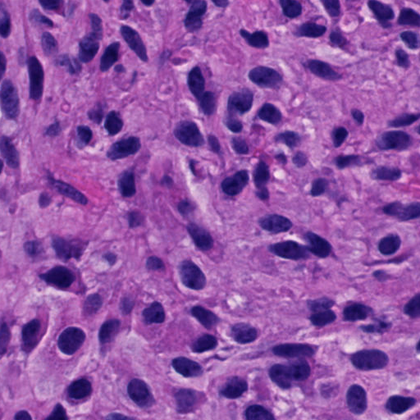
%> input picture data/512image/01.tif, 420 x 420 px, shrunk from 512 x 512 before the run; its folder holds only this picture in this run
$ octave --eval "getSeeds_old;"   (GNU Octave 9; MATLAB toolbox functions it lacks are replaced by stand-ins)
%> lines starting %> are read from the running program, lines starting %| are printed output that depends on the picture; in (x1, y1, x2, y2) boxes, pixels count from 0 and x2, y2 are one past the last pixel; in counts of white or black regions, pixels touching at a corner belong together; the program's own positions count from 1
### ColorDeconvolution_FullNewVer.m
%% H&E stain deconvolution
function [intensity, colorStainImages] = ColorDeconvolution_FullNewVer(I, M, stains)
%Aug 8, 2013: 1) correct errors in the original implementation
%             2) output color image for each stain
%
%Deconvolves multiple stains from RGB image I, given stain matrix 'M'.
%inputs:
%I - an MxNx3 RGB image in uint8 form range [0 - 255].
%M - a 3x3 matrix containing the color vectors in columns. For two stain images
%    the third column is zero.  Minumum two nonzero columns required.
%stains - a logical 3-vector indicating which output channels to produce.
%           Each element corresponds to the respective column of M.  Helps
%           reduce memory footprint when only one output stain is required.
%output:
%intensity - an MxNxsum(stains) intensity image in uint8 form range [0 - 255].  Each
%         channel is a stain intensity.  Channels are ordered same as
%         columns of 'M'.

%example inputs:
% M =[0.650 0.072 0;  %H&E 2 color matrix
%  0.704 0.990 0;
%  0.286 0.105 0];
%M = [0.29622945 0.47740915 0.72805583; %custom user H&E
%     0.82739717 0.7787432 0.001;
%    0.4771394  0.40698838 0.6855175];
%
%    Hemat  DAB  red_marker
%M = [0.650 0.368 0.103;...   %Red
%     0.704 0.570 0.696;...   %Green
%     0.286 0.731 0.711];     %Blue

for i = 1:3 %normalize stains
   if(norm(M(:,i), 2))
       M(:,i) = M(:,i)/norm(M(:,i));
   end
end

if(norm(M(:,3), 2) == 0) %only two colors specified
   if ((M(1,1)^2 + M(1,2)^2) > 1)
       M(1,3) = 0;
   else
       M(1,3) = sqrt(1 - (M(1,1)^2 + M(1,2)^2));
   end

   if ((M(2,1)^2 + M(2,2)^2) > 1)
       M(2,3) = 0;
   else
       M(2,3) = sqrt(1 - (M(2,1)^2 + M(2,2)^2));
   end

   if ((M(3,1)^2 + M(3,2)^2) > 1)
       M(3,3) = 0;
   else
       M(3,3) = sqrt(1 - (M(3,1)^2 + M(3,2)^2));
   end

   M(:,3) = M(:,3)/norm(M(:,3));
end


Q = inv(M);
%DELETE%Q = single(Q(logical(stains),:));

%convert from intensity to Optical Density (OD)
y_OD =deconvolution_normalize(single(im2vec(I)));

%Amount of stains
C = Q * y_OD;

%convert from OD to intensity
channels = deconvolution_denormalize(C);

%reshape back to an image
m = size(I,1); n = size(I,2);
intensity = uint8(zeros(m, n, sum(stains)));
for i = 1:sum(stains)
   intensity(:,:,i) = reshape(uint8(channels(i,:)), [m n]);
end

%generate color image associated with individual stains
colorStainImages = cell(1, sum(stains));
for i = 1:sum(stains)
   temp = uint8(zeros(m, n, sum(stains)));

   stain_OD = M(:,i)*C(i,:);
   stain_RGB = deconvolution_denormalize(stain_OD);

   temp(:,:,1) = reshape(uint8(stain_RGB(1,:)), [m n]);
   temp(:,:,2) = reshape(uint8(stain_RGB(2,:)), [m n]);
   temp(:,:,3) = reshape(uint8(stain_RGB(3,:)), [m n]);

   colorStainImages{i} = temp;
end


end

function vec = im2vec(I)
%converts color image to 3 x MN matrix

M = size(I,1);
N = size(I,2);

if(size(I,3) == 3)
    vec = [I(1:M*N); I(M*N+1:2*M*N); I(2*M*N+1:3*M*N)];
elseif(size(I,3) == 1)
    vec = [I(:)];
else
    vec = [];
end

vec = double(vec);

end


function normalized = deconvolution_normalize(data)
%Normalize raw color values according to Rufriok and Johnston's color
%deconvolution scheme.
%data - 3 x N matrix of raw color vectors (type double or single)
%normalized - 3 x N matrix of normalized color vectors (type double or
%single)

%normalized = -(255*log((data + 1)/255))/log(255); %not necessary to normalize to 0~255

normalized = (-1)*log( (data+eps)/255 );

end

function denormalized = deconvolution_denormalize(data)
%de-normalize raw color values according to Rufriok and Johnston's color
%deconvolution scheme.
%data - 3 x N matrix of raw color vectors (type double or single)
%denormalized - 3 x N matrix of normalized color vectors (type double or
%single)

%denormalized = exp(-(data - 255)*log(255)/255); %old implementation

denormalized = exp(-data)*255;

end

### Hessian2D.m
function [Dxx,Dxy,Dyy] = Hessian2D(I,Sigma)
%by Dirk-Jan Kroon

if nargin < 2, Sigma = 1; end

% Make kernel coordinates
[X,Y]   = ndgrid(-round(3*Sigma):round(3*Sigma));

% Build the gaussian 2nd derivatives filters
DGaussxx = 1/(2*pi*Sigma^4) * (X.^2/Sigma^2 - 1) .* exp(-(X.^2 + Y.^2)/(2*Sigma^2));
DGaussxy = 1/(2*pi*Sigma^6) * (X .* Y)           .* exp(-(X.^2 + Y.^2)/(2*Sigma^2));
DGaussyy = DGaussxx';

Dxx = imfilter(I,DGaussxx,'conv');
Dxy = imfilter(I,DGaussxy,'conv');
Dyy = imfilter(I,DGaussyy,'conv');

### getSeeds_old.m
function getSeeds_old(inputFileName)

%process all .bmp images
if nargin==0
    dataPath = 'E:\Research\Code\sparse shape prior\data\512image\';

    inputFileName = dir([dataPath '*.tif']);
    inputFileName = {inputFileName.name}.';

    % [4 lines of commented-out code are left out]

    for i = 1:length(inputFileName)
        fprintf('Image %d (%s) is processed... \n', i, inputFileName{i});
        getSeeds_old([dataPath  inputFileName{i}]);
%> in getSeeds_old, I is the input picture: size 420x420x3 uint8; mean R, G, B 145.8, 85.4, 164.5
    end
    return;
end


close all;
imtool close all;
warning('off', 'all');
clc;

%load image
I=imread(inputFileName);


%define OD matrix; each column is associated with one stain (i.e. Hematoxylin, Eosin, and red_marker)
%        Hemat      Eosin    Null
stains =[0.554688  0.380814  0;...   %Red
         0.781334  0.87215   0;...   %Green
         0.286075  0.307141  0];     %Blue
% stains =[0.554688  0.380814  0.13193;...   %Red
%          0.781334  0.87215   0.900097;...   %Green
%          0.286075  0.307141  0.415234];     %Blue
% stains =[0.554688  0.380814  0.191667;...   %Red
%          0.781334  0.87215   0.862937;...   %Green
%          0.286075  0.307141  0.46755];     %Blue

%calculate stain intensities using color deconvolution
[Deconvolved, colorImage] = ColorDeconvolution_FullNewVer(I, stains, [true true true]);
%> after the loop in ColorDeconvolution_FullNewVer, `for i = 1:sum(stains)`:
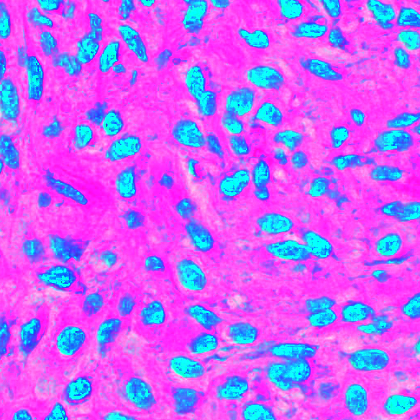
%> intensity: size 420x420x3 uint8; mean R, G, B 197.1, 100.8, 246.6
%> after the loop in ColorDeconvolution_FullNewVer, `for i = 1:sum(stains)`:
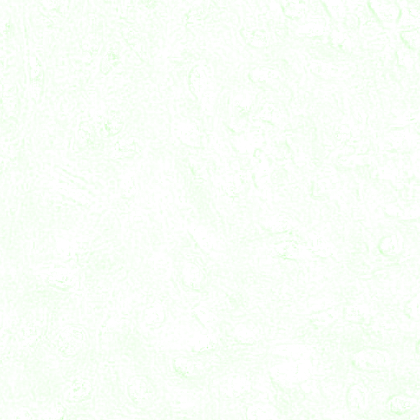
%> temp: size 420x420x3 uint8; mean R, G, B 249.6, 255, 248.4
%> after the loop in ColorDeconvolution_FullNewVer, `for i = 1:sum(stains)`: colorStainImages = 3 items
Hemat = Deconvolved(:,:,1);
Eosin = Deconvolved(:,:,2);
%HematColor = colorImage{1};
%EosinColor = colorImage{2};

%figure;imshow(I,[]);
%figure;imshow(HematColor,[]);
%figure;imshow(EosinColor,[]);
%figure;imshow(Hemat,[]);
%figure;imshow(Eosin,[]);


%complement and smooth image
sigma=5; %important!
G = fspecial('gaussian',round(3*sigma)*2+1,sigma); % Gaussian kernel
h = imcomplement(Hemat);
f = conv2(h, G, 'same');
%[fx, fy] = gradient(f);
%edge_canny = edge(f,'canny');


%morphological reconstruction
uint8f = uint8(f);
marker = imopen(uint8f, strel('disk',10));
recon = imreconstruct(marker,uint8f, 8);
dif = uint8f - recon;
% [18 lines of commented-out code are left out]
vote = zeros(size(dif));
for sigma = 3:0.3:10;
%for sigma = 3:0.3:15
%for sigma = 2:0.3:10
[fxx,fxy,fyy] = Hessian2D(double(dif), sigma);
fxx = (sigma^2)*fxx;
fxy = (sigma^2)*fxy;
fyy = (sigma^2)*fyy;

tmp = sqrt((fxx - fyy).^2 + 4*fxy.^2);
Lambda1 = 0.5*(fxx + fyy + tmp);
%Lambda2 = 0.5*(fxx + fyy - tmp);
TF = Lambda1 < 0;
vote(TF) = vote(TF) + 1;
end

%imshow(vote,[]); axis ij;
%surf(vote); axis ij; colormap jet;


%otusu thresholding
level = graythresh(uint8f);
otsuBW = im2bw(uint8f, level);
minOtsuA = 150;
otsuBW = bwareaopen(otsuBW, minOtsuA, 8);


%peak detection on voting map (merge by connection and distance)
minD = 18;
minA = 20;
alpha = 10;

v = sort(unique(vote(:)),'descend');

vnorm = (flipud(v) - v(end))/(v(1)-v(end)); %normalize [vmax, vmin] to [0, 1]
peaks = []; %peaks(x, y);
for i = 1:length(v)
    a = vote >= v(i);
    L = bwlabel(a, 8);
    c = regionprops(L, 'Area', 'Centroid');
    d = round(reshape([c.Centroid], 2,length(c))');
    d = max(1, d);
    d(:,1) = min(size(vote,2), d(:,1));
    d(:,2) = min(size(vote,1), d(:,2));
    otsuTF = otsuBW((d(:,1)-1)*size(vote,1)+d(:,2))';
    b = ismember(L, find( otsuTF & ([c.Area]>(minA+exp(alpha*vnorm(i)))) ) );
    %b = ismember(L, find([c.Area]> max(20, minA-2*v(i))) );

    L = bwlabel(b, 8);
    c = regionprops(L, 'Centroid');
    cand_length = length(c);
    fprintf('new %d center candidates at voting threshold: %d\n', cand_length, v(i));

    if ~isempty(peaks)  %merge by connection
        removeL = L((peaks(:,1)-1) * size(vote,1) + peaks(:,2));
        removeTF = ismember(1:max(L(:)), removeL);
        c(removeTF) = [];
        fprintf('reduce %d centers covered by connected component of upper level centers:\n', sum(removeTF));
    else
        removeTF = [];
    end


    c = reshape([c.Centroid], 2,length(c))';
    c = round(c);
    c = max(1, c);
    c(:,1) = min(size(vote,2), c(:,1));
    c(:,2) = min(size(vote,1), c(:,2));

    c = [peaks; c];
    dist_length = 0;
    while true %merge by distance metric

        D = pdist(c,'euclidean');
        if all(D>minD)
            break;
        end

        D = squareform(D);
        mergeTF = (D<=minD) ;
        ind = ([1:size(D,1)]-1)*size(D,1) + [1:size(D,1)];
        mergeTF(ind) = true; %diagonal entries of D == 0, thus needs to be set to true mannually


        TF = false(1,size(D,2));
        for j = 1:size(D,1)-1

            lineTF = [false(1, j) mergeTF(j, j+1:end)];
            if any(TF&lineTF)
               continue;
            end

            TF = TF | lineTF;
        end
        c(TF',:) = [];
        fprintf('reduce %d centers by distance metric: minD=%d\n', sum(TF), minD);
        dist_length = dist_length + sum(TF);

        %imshow(dif,[]); hold on;
        %scatter(c(:,1), c(:,2), 100, 'g+');
    end


    orig_length = size(peaks,1);
    peaks = c;
    fprintf(['After voting threshold %d: '...
            '%d(original)+%d(new candidate)-%d(connection)-%d(distance)=%d\n\n'],...
             v(i), orig_length, cand_length, sum(removeTF), dist_length, size(peaks,1));
    if (orig_length+cand_length-sum(removeTF)-dist_length)~=size(peaks,1)
            error('center number does not match: orig_length+cand_length-sum(removeTF)-dist_length=%d; size(peaks)=%d',...
                  orig_length+cand_length-sum(removeTF)-dist_length, size(peaks,1) );
    end

end

%peaks(bottom+1:end, :) = [];
figure, imshow(I,[]); hold on;
scatter(peaks(:,1), peaks(:,2), 100, 'g+');
resultPath = 'E:\Research\Code\sparse shape prior\data\seed_detection_result\';
resultFileName = inputFileName(end-5:end);
imwrite(I,[resultPath resultFileName],'tif');
% saveas(gcf,[resultPath resultFileName],'tif');
save([resultPath resultFileName '.mat'],'peaks');
% [7 lines of commented-out code are left out]

end
%> after the loop in getSeeds_old (call 2), `for sigma = 3:0.3:10;`:
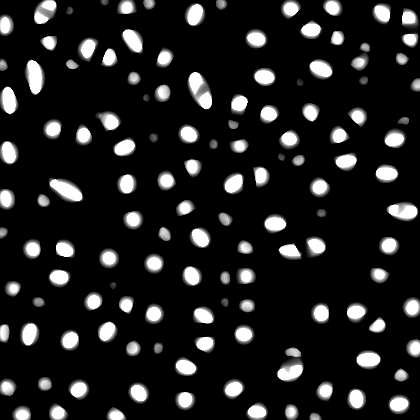
%> vote: size 420x420 double; min 0, max 24, mean 3.1; drawn with min black and max white
%> in getSeeds_old (call 2), `level = graythresh(uint8f);`: level = 0.325
%> in getSeeds_old (call 2), `otsuBW = im2bw(uint8f, level);`: otsuBW: size 420x420 logical; 26.7% white; 70 white regions (2 under 20 px), largest, box (x1, y1, x2, y2) and area: (30, 0, 147, 75) 3479, (223, 65, 282, 157) 2708, (258, 212, 333, 267) 2218
%> in getSeeds_old (call 2), `otsuBW = bwareaopen(otsuBW, minOtsuA, 8);`:
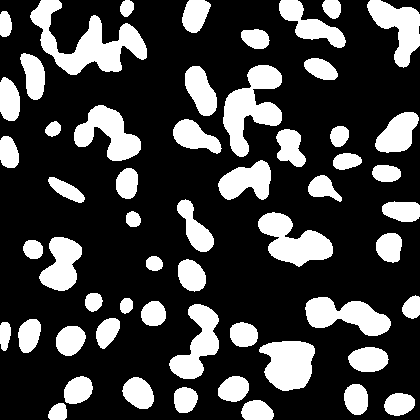
%> otsuBW: size 420x420 logical; 26.1% white; 56 white regions, largest, box (x1, y1, x2, y2) and area: (30, 0, 147, 75) 3479, (223, 65, 282, 157) 2708, (258, 212, 333, 267) 2218
%> in getSeeds_old (call 2), `v = sort(unique(vote(:)),'descend');`: v = 25 values, max 24 at index 1, min 0 at index 25, mean 12
%> in getSeeds_old (call 2), `vnorm = (flipud(v) - v(end))/(v(1)-v(end));`: vnorm = 25 values from 0 to 1
%> the loop in getSeeds_old (call 2), `for i = 1:length(v)` made 25 passes
%> (cand_length, removeTF, orig_length) on pass 16: (1, true, 81)
%> (cand_length, removeTF, orig_length) on pass 15: (5, [true true true true true], 81)
%> (printed output is left out)
%> pass 1, in getSeeds_old (call 2), `L = bwlabel(b, 8);`:
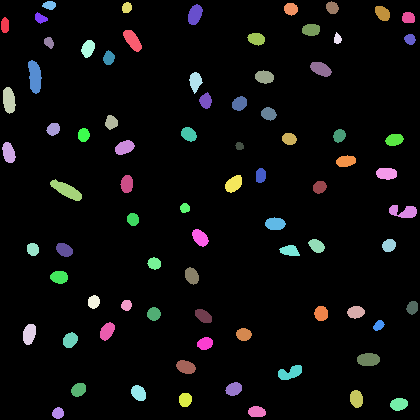
%> L: size 420x420 double; 80 distinct labels, from 0 to 79; one colour per label, 0 black
%> after the loop in getSeeds_old (call 2), `for i = 1:length(v)`:
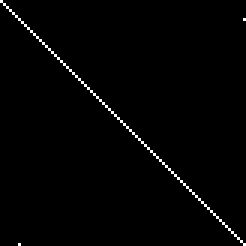
%> mergeTF: size 82x82 logical (shown 3 times larger); 1.2% white in thin lines or dots
%> after the loop in getSeeds_old (call 2), `for i = 1:length(v)`: c = 81 rows, first 12: [6 26; 9 153; 10 101; 30 335; 33 250; 35 77; 41 19; 50 43; 54 130; 67 191; 60 278; 59 414]; removeL = 81 values from 0 to 0
%> in getSeeds_old, `getSeeds_old([dataPath  inputFileName{i}]);`:
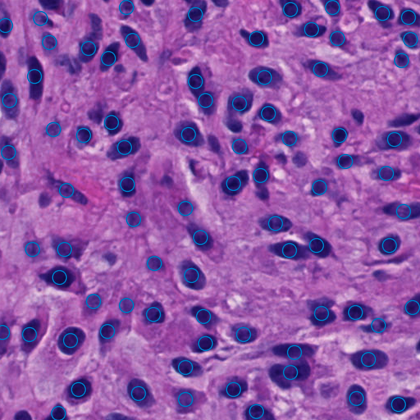
%> figure redrawn from the program's plot data

$ run again, on data/512image/05.tif
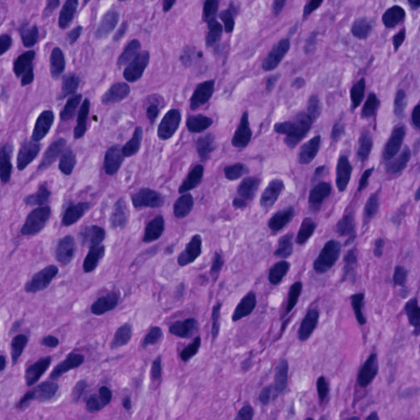
%> input picture data/512image/05.tif, 420 x 420 px, shrunk from 512 x 512 before the run
%> in getSeeds_old, I is the input picture: size 420x420x3 uint8; mean R, G, B 131.6, 83.9, 160
%> after the loop in ColorDeconvolution_FullNewVer, `for i = 1:sum(stains)`: colorStainImages = 3 items
%> level = 0.447
%> in getSeeds_old (call 2), `otsuBW = bwareaopen(otsuBW, minOtsuA, 8);`:
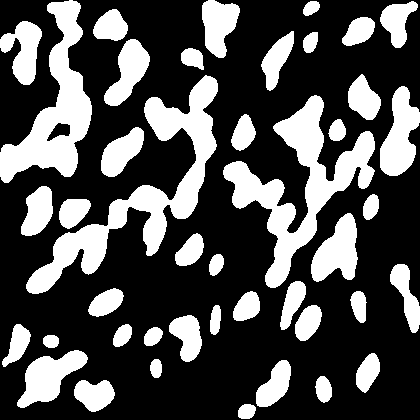
%> otsuBW: size 420x420 logical; 31.2% white; 43 white regions, largest, box (x1, y1, x2, y2) and area: (26, 75, 218, 294) 8931, (223, 95, 375, 288) 8533, (0, 0, 92, 183) 6497
%> v = 25 values, max 24 at index 1, min 0 at index 25, mean 12
%> vnorm = 25 values from 0 to 1
%> the loop in getSeeds_old (call 2), `for i = 1:length(v)` made 25 passes
%> (cand_length, removeTF, orig_length) on passes 15 to 16: (8, [true true true true true true true true], 84), (2, [true true], 84)
%> (printed output is left out)
%> after the loop in getSeeds_old (call 2), `for i = 1:length(v)`: c = 84 rows, first 12: [7 43; 8 163; 20 344; 25 67; 29 154; 30 36; 39 219; 38 372; 44 280; 41 201; 46 390; 45 124]; removeL = 84 values from 0 to 0
%> in getSeeds_old, `getSeeds_old([dataPath  inputFileName{i}]);`:
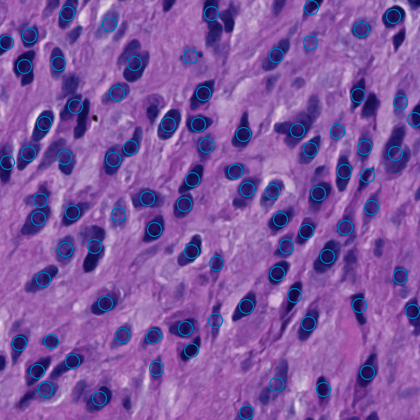
%> figure redrawn from the program's plot data

$ run again, on data/512image/06.tif
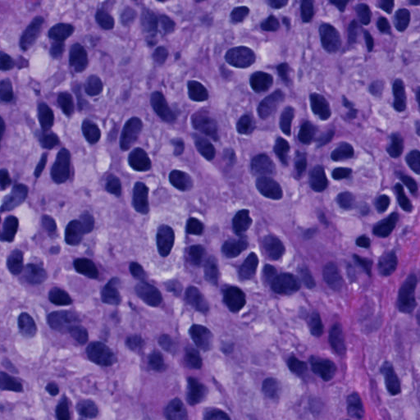
%> input picture data/512image/06.tif, 420 x 420 px, shrunk from 512 x 512 before the run
%> in getSeeds_old, I is the input picture: size 420x420x3 uint8; mean R, G, B 118.1, 84.4, 157.3
%> after the loop in ColorDeconvolution_FullNewVer, `for i = 1:sum(stains)`: colorStainImages = 3 items
%> level = 0.616
%> in getSeeds_old (call 2), `otsuBW = bwareaopen(otsuBW, minOtsuA, 8);`:
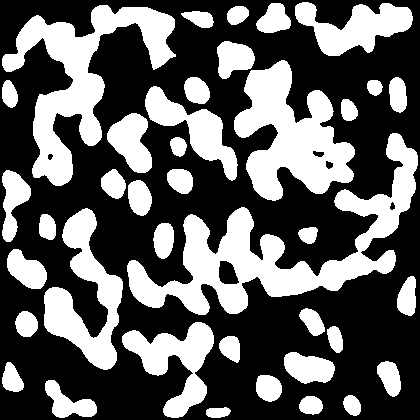
%> otsuBW: size 420x420 logical; 37.8% white; 39 white regions, largest, box (x1, y1, x2, y2) and area: (127, 133, 418, 315) 13882, (2, 5, 176, 186) 10051, (234, 60, 355, 201) 8980
%> v = 25 values, max 24 at index 1, min 0 at index 25, mean 12
%> vnorm = 25 values from 0 to 1
%> the loop in getSeeds_old (call 2), `for i = 1:length(v)` made 25 passes
%> (cand_length, removeTF, orig_length) on pass 15: (6, [true true true true true true], 106)
%> (printed output is left out)
%> after the loop in getSeeds_old (call 2), `for i = 1:length(v)`: c = 106 rows, first 12: [10 95; 11 63; 10 229; 12 382; 18 193; 17 266; 27 325; 31 34; 34 274; 45 116; 46 138; 48 227]; removeL = 106 values from 0 to 0
%> in getSeeds_old, `getSeeds_old([dataPath  inputFileName{i}]);`:
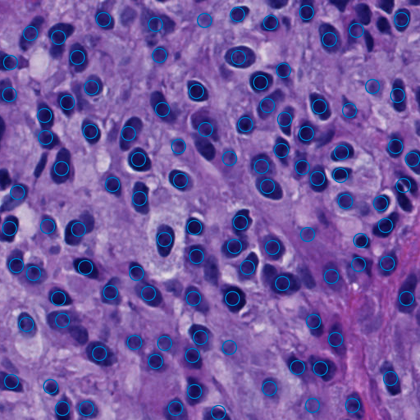
%> figure redrawn from the program's plot data

$ run again, on data/512image/07.tif
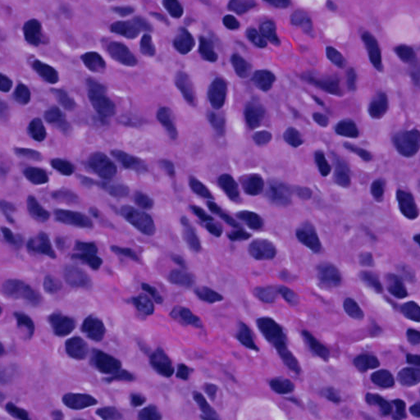
%> input picture data/512image/07.tif, 420 x 420 px, shrunk from 512 x 512 before the run
%> in getSeeds_old, I is the input picture: size 420x420x3 uint8; mean R, G, B 132.6, 76.9, 159
%> after the loop in ColorDeconvolution_FullNewVer, `for i = 1:sum(stains)`: colorStainImages = 3 items
%> level = 0.396
%> v = 25 values, max 24 at index 1, min 0 at index 25, mean 12
%> vnorm = 25 values from 0 to 1
%> the loop in getSeeds_old (call 2), `for i = 1:length(v)` made 25 passes
%> (otsuTF, cand_length, removeTF, orig_length) on pass 25: (true, 1, true, 94)
%> (printed output is left out)
%> after the loop in getSeeds_old (call 2), `for i = 1:length(v)`: c = 94 rows, first 12: [9 375; 8 211; 12 238; 16 411; 24 292; 21 94; 25 321; 33 33; 36 176; 38 211; 38 130; 43 246]; removeL = 94 values from 1 to 1
%> in getSeeds_old, `getSeeds_old([dataPath  inputFileName{i}]);`:
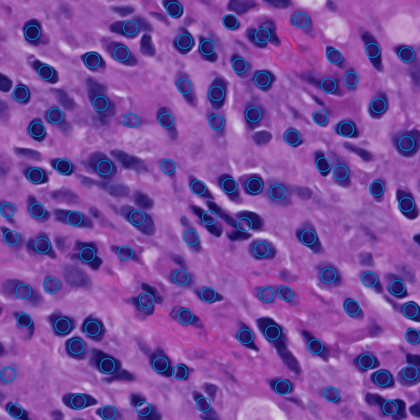
%> figure redrawn from the program's plot data
